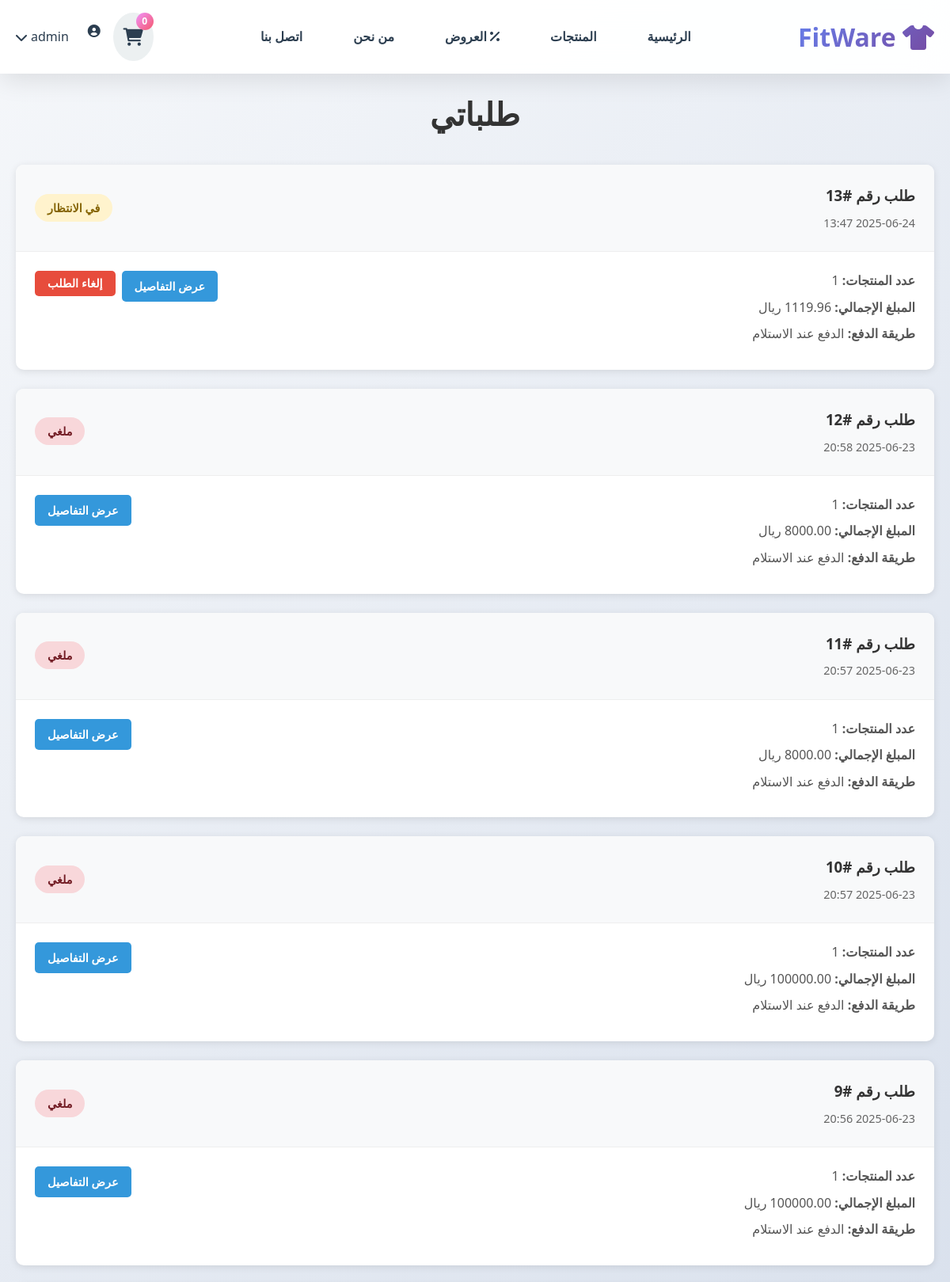
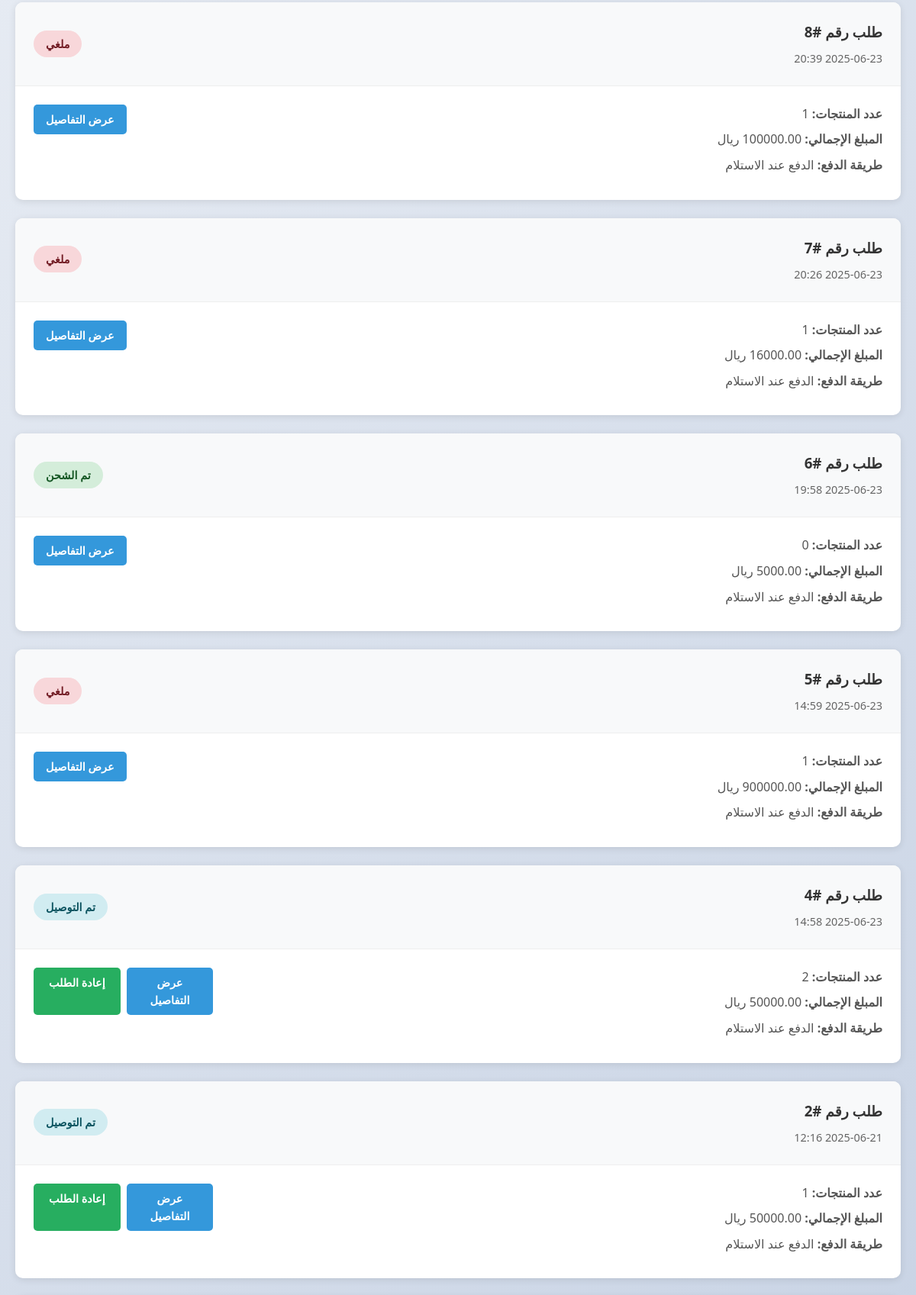
Screenshot of /orders.php (signed in, upper part) with the database file from the repository (2 pictures, top to bottom).
### tables this page shows
CREATE TABLE `settings` (
  `id` int(11) NOT NULL,
  `setting_key` varchar(255) NOT NULL,
  `setting_value` text DEFAULT NULL,
  `created_at` timestamp NOT NULL DEFAULT current_timestamp(),
  `updated_at` timestamp NOT NULL DEFAULT current_timestamp() ON UPDATE current_timestamp()
);

CREATE TABLE `orders` (
  `id` int(11) NOT NULL,
  `user_id` int(11) DEFAULT NULL,
  `total_amount` decimal(10,2) NOT NULL,
  `status` enum('pending','processing','shipped','delivered','cancelled') DEFAULT 'pending',
  `payment_method` varchar(50) DEFAULT NULL,
  `payment_status` enum('pending','paid','failed') DEFAULT 'pending',
  `shipping_address` text DEFAULT NULL,
  `order_date` timestamp NOT NULL DEFAULT current_timestamp()
);

### orders.php (the view, shortened to what this page needs)
<?php
include 'config/database.php';
$user_id = $_SESSION['user_id'];
$stmt = $pdo->prepare("
    SELECT o.*, COUNT(oi.id) as item_count
    FROM orders o
    LEFT JOIN order_items oi ON o.id = oi.order_id
    WHERE o.user_id = ?
    GROUP BY o.id
    ORDER BY o.order_date DESC
");
$stmt->execute([$user_id]);
$orders = $stmt->fetchAll(PDO::FETCH_ASSOC);
include 'includes/header.php';
?>
<main>
    <section class="orders-page">
        <div class="container">
            <h1>طلباتي</h1>
            <?php if (empty($orders)): ?>
                <div class="no-orders">
                    <i class="fas fa-shopping-bag"></i>
                    <h2>لا توجد طلبات</h2>
                    <p>لم تقم بإجراء أي طلبات بعد</p>
                    <a href="products.php" class="btn-shop">تسوق الآن</a>
                </div>
            <?php else: ?>
                <div class="orders-list">
                    <?php foreach ($orders as $order): ?>
                        <div class="order-card">
                            <div class="order-header">
                                <div class="order-info">
                                    <h3>طلب رقم #<?php echo $order['id']; ?></h3>
                                    <p class="order-date"><?php echo date('Y-m-d H:i', strtotime($order['order_date'])); ?></p>
                                </div>
                                <div class="order-status">
                                    <span class="status-badge status-<?php echo $order['status']; ?>">
                                        <?php
                                        $status_text = [
                                            'pending' => 'في الانتظار',
                                            'processing' => 'قيد المعالجة',
                                            'shipped' => 'تم الشحن',
                                            'delivered' => 'تم التوصيل',
                                            'cancelled' => 'ملغي'
                                        ];
                                        echo $status_text[$order['status']];
                                        ?>
                                    </span>
                                </div>
                            </div>
                            <div class="order-details">
                                <div class="order-summary">
                                    <p><strong>عدد المنتجات:</strong> <?php echo $order['item_count']; ?></p>
                                    <p><strong>المبلغ الإجمالي:</strong> <?php echo $order['total_amount']; ?> ريال</p>
                                    <p><strong>طريقة الدفع:</strong>
                                        <?php
                                        $payment_methods = [
                                            'cash' => 'الدفع عند الاستلام',
                                            'credit_card' => 'بطاقة ائتمانية',
                                            'stc_pay' => 'STC Pay',
                                            'apple_pay' => 'Apple Pay'
                                        ];
                                        echo $payment_methods[$order['payment_method']] ?? $order['payment_method'];
                                        ?>
                                    </p>
                                </div>
                                <div class="order-actions">
                                    <a href="order_details.php?id=<?php echo $order['id']; ?>" class="btn btn-view">
                                        عرض التفاصيل
                                    </a>
                                    <?php if ($order['status'] === 'pending'): ?>
                                        <form method="POST" action="cancel_order.php" style="display: inline;">
                                            <button type="submit" class="btn btn-cancel"
                                                    onclick="return confirm('هل تريد إلغاء هذا الطلب؟')">
                                                إلغاء الطلب
                                            </button>
                                        </form>
                                    <?php endif; ?>
                                    <?php if ($order['status'] === 'delivered'): ?>
                                        <a href="reorder.php?id=<?php echo $order['id']; ?>" class="btn btn-reorder">
                                            إعادة الطلب
                                        </a>
                                    <?php endif; ?>
                                </div>
                            </div>
                        </div>
                    <?php endforeach; ?>
                </div>
            <?php endif; ?>
        </div>
    </section>
</main>
<?php include 'includes/footer.php'; ?>

### includes/header.php (shortened to what this page needs)
<?php
include 'config/database.php';
$site_name = "FitWare";
try {
    $stmt = $pdo->prepare("SELECT setting_value FROM settings WHERE setting_key = 'site_name'");
    $stmt->execute();
    $result = $stmt->fetch(PDO::FETCH_ASSOC);
    if ($result && !empty($result['setting_value'])) {
        $site_name = htmlspecialchars($result['setting_value']);
    }
} catch (PDOException $e) {
    error_log("Error fetching site name: " . $e->getMessage());
}
?>
<!DOCTYPE html>
<html lang="ar" dir="rtl">
<head>
    <link rel="stylesheet" href="css/style.css">
    <link href="https://cdnjs.cloudflare.com/ajax/libs/font-awesome/6.0.0/css/all.min.css" rel="stylesheet">
</head>
<body>
    <header>
        <nav class="navbar">
            <div class="container">
                <div class="nav-brand">
                    <a href="index.php">
                        <i class="fas fa-tshirt"></i>
                        <?php echo $site_name; ?>
                    </a>
                </div>
                <ul class="nav-menu">
                    <li><a href="index.php">الرئيسية</a></li>
                    <li><a href="products.php">المنتجات</a></li>
                    <li><a href="offers.php"><i class="fas fa-percentage"></i> العروض</a></li>
                    <li><a href="about.php">من نحن</a></li>
                    <li><a href="contact.php">اتصل بنا</a></li>
                </ul>
                <div class="nav-actions">
                    <?php if (isset($_SESSION['user_id'])): ?>
                        <a href="cart.php" class="cart-icon" title="سلة التسوق">
                            <i class="fas fa-shopping-cart"></i>
                            <span class="cart-count">
                                <?php
                                $stmt = $pdo->prepare("SELECT SUM(quantity) as total FROM cart WHERE user_id = ?");
                                $stmt->execute([$_SESSION['user_id']]);
                                $cart_count = $stmt->fetch(PDO::FETCH_ASSOC)['total'] ?: 0;
                                echo $cart_count;
                                ?>
                            </span>
                        </a>
                        <div class="user-menu-wrapper">
                            <div class="user-menu-trigger" onclick="toggleUserMenu()">
                                <?php if (!empty($_SESSION['user_avatar'])): ?>
                                    <img src="uploads/avatars/<?php echo htmlspecialchars($_SESSION['user_avatar']); ?>"
                                         alt="صورة المستخدم" class="user-avatar">
                                <?php else: ?>
                                    <i class="fas fa-user-circle user-avatar"></i>
                                <?php endif; ?>
                                <span><?php echo htmlspecialchars($_SESSION['username']); ?></span>
                                <i class="fas fa-chevron-down" style="margin-right: 5px;"></i>
                            </div>
                        </div>
                    <?php else: ?>
                        <a href="login.php" class="btn-login">تسجيل الدخول</a>
                        <a href="register.php" class="btn-register">التسجيل</a>
                    <?php endif; ?>
                </div>
            </div>
        </nav>
    </header>
</body>
</html>

### css/style.css (style rules this page uses)
* { margin: 0; padding: 0; box-sizing: border-box; }
:root { --primary-color: #3498db; --primary-dark: #2980b9; --secondary-color: #e74c3c; --secondary-dark: #c0392b; --accent-color: #f39c12; --success-color: #27ae60; --warning-color: #f1c40f; --danger-color: #e74c3c; --dark-color: #2c3e50; --light-color: #ecf0f1; --text-color: #2c3e50; --text-light: #7f8c8d; --border-color: #bdc3c7; --shadow: 0 4px 20px rgba(0, 0, 0, 0.1); --shadow-hover: 0 8px 30px rgba(0, 0, 0, 0.15); --gradient-primary: linear-gradient(135deg, #667eea 0%, #764ba2 100%); --gradient-secondary: linear-gradient(135deg, #f093fb 0%, #f5576c 100%); --gradient-success: linear-gradient(135deg, #4facfe 0%, #00f2fe 100%); --border-radius: 12px; --transition: all 0.3s cubic-bezier(0.4, 0, 0.2, 1); }
body { font-family: 'Cairo', 'Segoe UI', Tahoma, Geneva, Verdana, sans-serif; line-height: 1.6; color: var(--text-color); direction: rtl; background: linear-gradient(135deg, #f5f7fa 0%, #c3cfe2 100%); scroll-behavior: smooth; }
.container { max-width: 1200px; margin: 0 auto; padding: 0 20px; }
header { background: rgba(255, 255, 255, 0.95); backdrop-filter: blur(20px); box-shadow: 0 8px 32px rgba(0, 0, 0, 0.1); position: fixed; width: 100%; top: 0; z-index: 1000; transition: var(--transition); }
.navbar { padding: 1rem 0; }
.navbar .container { display: flex; justify-content: space-between; align-items: center; }
.nav-brand a { font-size: 2rem; font-weight: 800; background: var(--gradient-primary); -webkit-background-clip: text; -webkit-text-fill-color: transparent; background-clip: text; text-decoration: none; transition: var(--transition); }
.nav-menu { display: flex; list-style: none; gap: 2rem; align-items: center; }
.nav-menu a { color: var(--text-color); text-decoration: none; font-weight: 600; position: relative; padding: 0.5rem 1rem; border-radius: var(--border-radius); transition: var(--transition); }
.nav-menu a::before { content: ''; position: absolute; bottom: 0; left: 50%; width: 0; height: 3px; background: var(--gradient-primary); transition: var(--transition); transform: translateX(-50%); border-radius: 2px; }
.nav-actions { display: flex; align-items: center; gap: 1rem; }
.cart-icon { position: relative; color: var(--text-color); font-size: 1.4rem; text-decoration: none; padding: 0.8rem; border-radius: 50%; background: var(--light-color); transition: var(--transition); }
.cart-count { position: absolute; top: 0; right: 0; background: var(--gradient-secondary); color: white; border-radius: 50%; width: 22px; height: 22px; font-size: 0.75rem; display: flex; align-items: center; justify-content: center; font-weight: bold; animation: pulse 2s infinite; }
main { margin-top: 80px; }
.btn { flex: 1; padding: 0.75rem; text-align: center; text-decoration: none; border-radius: var(--border-radius); font-weight: 600; transition: var(--transition); border: none; cursor: pointer; position: relative; overflow: hidden; }

### includes/header.php (style rules this page uses)
.user-avatar { width: 32px; height: 32px; border-radius: 50%; object-fit: cover; margin-left: 8px; }
.user-menu-wrapper { display: flex; align-items: center; position: relative; }
.user-menu-trigger { display: flex; align-items: center; cursor: pointer; }

### rows the page displays
settings: setting_value "FitWare"
orders: id "13", order_date "2025-06-24 13:47", status "في الانتظار", item_count "1", payment_method "الدفع عند الاستلام"
orders: id "12", order_date "2025-06-23 20:58", status "ملغي", item_count "1", payment_method "الدفع عند الاستلام"
orders: id "11", order_date "2025-06-23 20:57", status "ملغي", item_count "1", payment_method "الدفع عند الاستلام"
orders: id "10", order_date "2025-06-23 20:57", status "ملغي", item_count "1", payment_method "الدفع عند الاستلام"
orders: id "9", order_date "2025-06-23 20:56", status "ملغي", item_count "1", payment_method "الدفع عند الاستلام"
orders: id "8", order_date "2025-06-23 20:39", status "ملغي", item_count "1", payment_method "الدفع عند الاستلام"
orders: id "7", order_date "2025-06-23 20:26", status "ملغي", item_count "1", payment_method "الدفع عند الاستلام"
orders: id "6", order_date "2025-06-23 19:58", status "تم الشحن", item_count "0", payment_method "الدفع عند الاستلام"
orders: id "5", order_date "2025-06-23 14:59", status "ملغي", item_count "1", payment_method "الدفع عند الاستلام"
orders: id "4", order_date "2025-06-23 14:58", status "تم التوصيل", item_count "2", payment_method "الدفع عند الاستلام"
orders: id "2", order_date "2025-06-21 12:16", status "تم التوصيل", item_count "1", payment_method "الدفع عند الاستلام"

### other values shown
$cart_count "0"
$_SESSION['username'] "admin"
